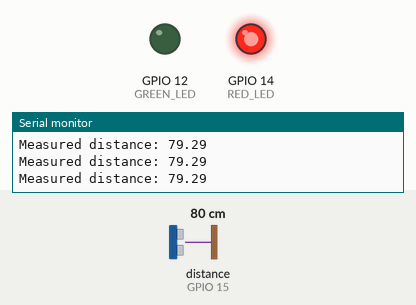
Recording of a sketch running on a simulated ESP8266 (NodeMCU). Parts: output pins drawn as LEDs (lit = HIGH), the last lines printed to the serial monitor. Wiring (inferred from the names in the program): ultrasonic range finder: trigger GPIO 13; echo GPIO 15. The test bench sets the inputs (shaded band); at power-on: distance to the obstacle (sensor on GPIO 15) 80 cm. The echo pulse lasts 58.3 µs per cm; WiFi joins after 1.5 s; servers stay silent unless stated; no MQTT or app messages arrive unless stated; pins used as bus, display or sensor lines are not drawn.

Above: at 2.7 s.
2.8 s: distance to the obstacle (sensor on GPIO 15) set to 97 cm
4.3 s: distance to the obstacle (sensor on GPIO 15) set to 103 cm
At 5.5 s:
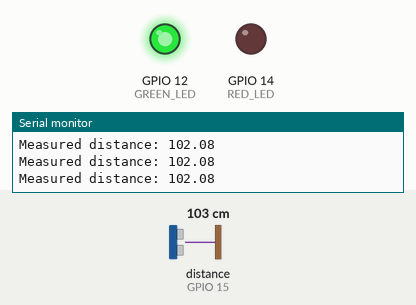
5.8 s: distance to the obstacle (sensor on GPIO 15) set to 2 cm
At 6.6 s:
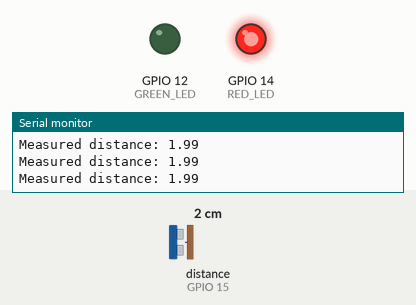
7.3 s: distance to the obstacle (sensor on GPIO 15) set to 120 cm
At 7.6 s:
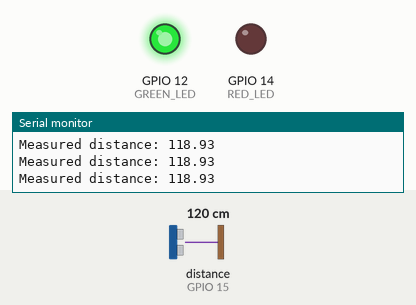
Timing chart, 0 to 9.8 s (numbered marks = the images above; inputs shaded):
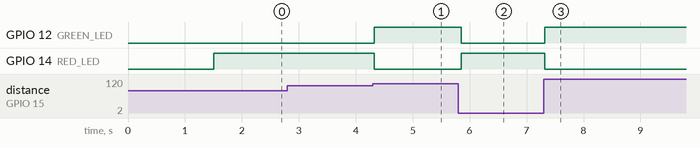

The sketch:

step-3.ino
```cpp
#include <ESP8266WiFi.h>
#include <PubSubClient.h>

int GREEN_LED = 12;
int RED_LED = 14;
int TRIG_PIN = 13;
int ECHO_PIN = 15;

int MAX_DISTANCE = 100;
bool isSpotBusy = false;

const char* ssid     = "2GHZ4_JLT";
const char* password = "abi23nafk8fis73czrp8";

const char* host = "srv2.juleslaurent.fr";
const uint16_t port = 1883;
const char* client_id = "PROF";

WiFiClient espClient;
PubSubClient client(espClient);

void setup() {
    Serial.begin(115200);
    Serial.println("Hello, ESP32!");
    pinMode(GREEN_LED, OUTPUT);
    pinMode(RED_LED, OUTPUT);

    pinMode(TRIG_PIN, OUTPUT);
    pinMode(ECHO_PIN, INPUT);
    initWifi();

    client.setServer(host, port);
}

void initWifi() {
    Serial.print("[WIFI] Connecting to ");
    Serial.println(ssid);

    /* Explicitly set the ESP8266 to be a WiFi-client, otherwise, it by default,
       would try to act as both a client and an access-point and could cause
       network-issues with your other WiFi-devices on your WiFi-network. */
    WiFi.mode(WIFI_STA);
    WiFi.begin(ssid, password);

    while (WiFi.status() != WL_CONNECTED) {
      delay(500);
      Serial.print(".");
    }

    Serial.println("");
    Serial.println("WiFi connected");
    Serial.println("IP address: ");
    Serial.println(WiFi.localIP());
}

float readDistanceCM() {
    digitalWrite(TRIG_PIN, LOW);
    delayMicroseconds(2);
    digitalWrite(TRIG_PIN, HIGH);
    delayMicroseconds(10);
    digitalWrite(TRIG_PIN, LOW);
    int duration = pulseIn(ECHO_PIN, HIGH);
    return duration * 0.034 / 2;
}


void switchLed(bool busy) {
  if(busy) {
      digitalWrite(RED_LED, HIGH);
      digitalWrite(GREEN_LED, LOW);
  } else {
      digitalWrite(GREEN_LED, HIGH);
      digitalWrite(RED_LED, LOW);
  }
}

void sendMessage(char const* measurement,char const* fieldName,char const* fieldValue) {
  if(!client.connected()) {
    if(client.connect(client_id)) {
      Serial.println("Connected to MQTT broker");
    } else {
      Serial.println("Failed to connect to MQTT broker");
    }
  }

  char message[100];
  sprintf(message, "%s,spot=1 %s=%s",measurement, fieldName, fieldValue);


  client.publish("parking", message);
}

void loop() {
    float distance = readDistanceCM();

    Serial.print("Measured distance: ");
    Serial.println(distance);

    bool newStatus = distance < MAX_DISTANCE;
    if(newStatus != isSpotBusy) {
        switchLed(newStatus);
        sendMessage("status","status", newStatus ? "1" : "0");
        isSpotBusy = newStatus;
    }
    delay(60);
}
```

Measured:
- the behaviour switches between 100 and 101 cm on distance to the obstacle (sensor on GPIO 15) (found by bisection; images 0 and 1)
- after the input at 4.3 s, GPIO 12 (GREEN_LED): LOW → HIGH at once; GPIO 14 (RED_LED): HIGH → LOW at once
- after the input at 5.8 s, GPIO 12 (GREEN_LED): HIGH → LOW after 0.05 s; GPIO 14 (RED_LED): LOW → HIGH after 0.05 s
- after the input at 7.3 s, GPIO 12 (GREEN_LED): LOW → HIGH at once; GPIO 14 (RED_LED): HIGH → LOW at once
